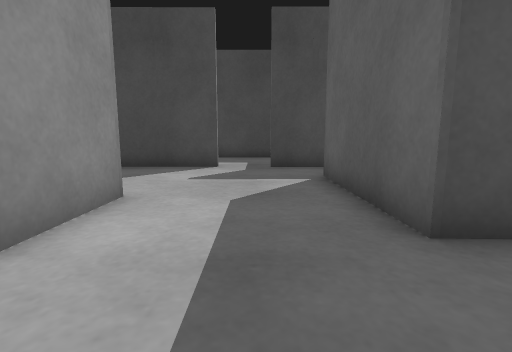
View 1 (above)

24 first-person views from a walk through a robot-simulator world made for Gazebo. The camera is 0.5 m above the floor, tilts 8° down and sees 85° across. The floor is counted in squares, 0.5 m on a side. Each view is taken from the middle of a square. On the plan, view 1 faces up. The plan holds only what a view shows up to about 11 squares ahead; the rest is blank. The place goes on beyond the plan. The robots in the file are not drawn.

View 2
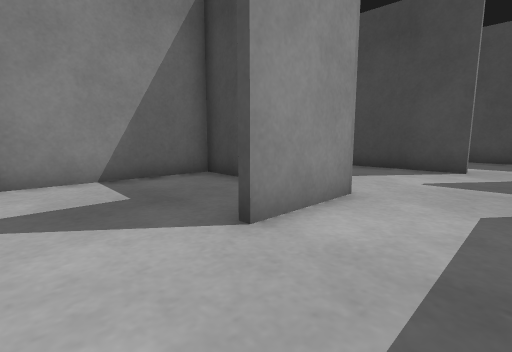

View 3
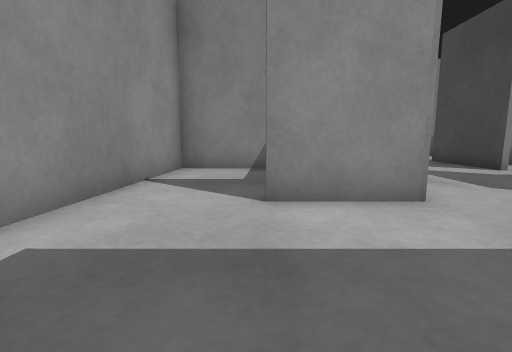

View 4
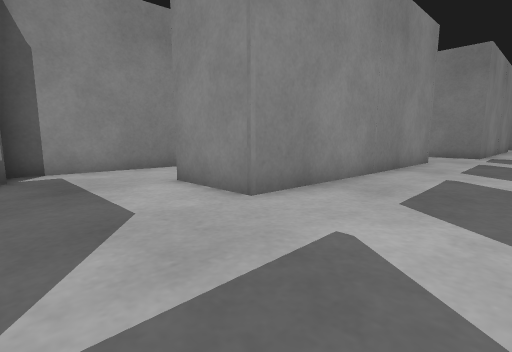

View 5
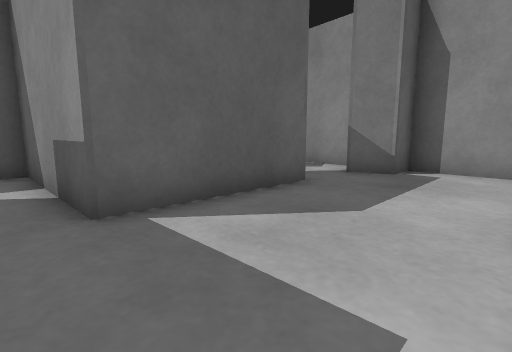

View 6
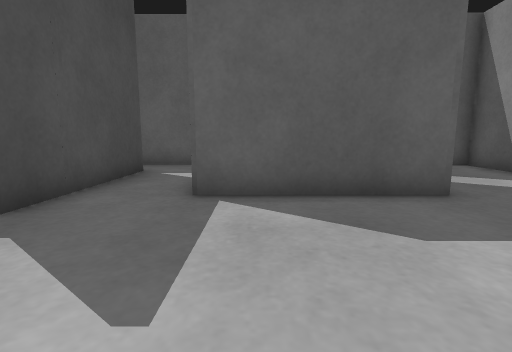

View 7
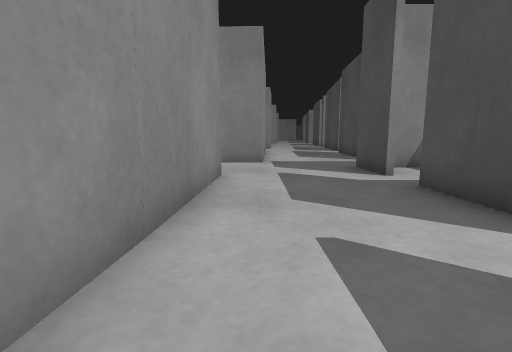

View 8
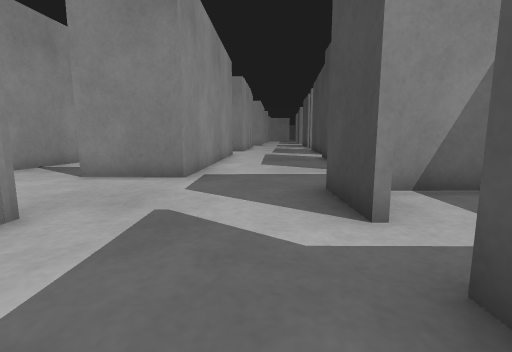

View 9
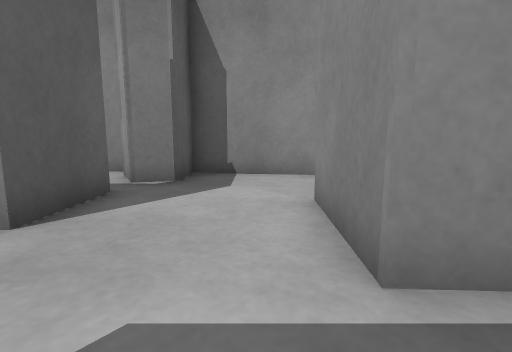

View 10
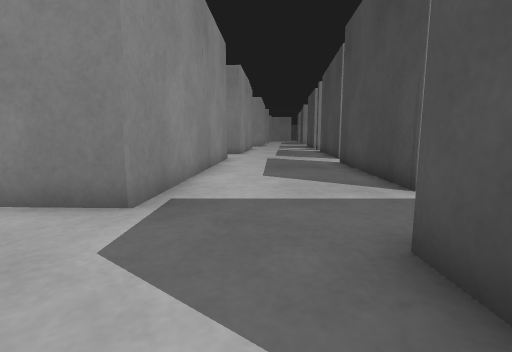

View 11
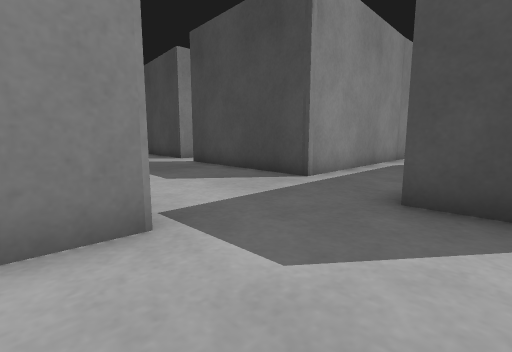

View 12
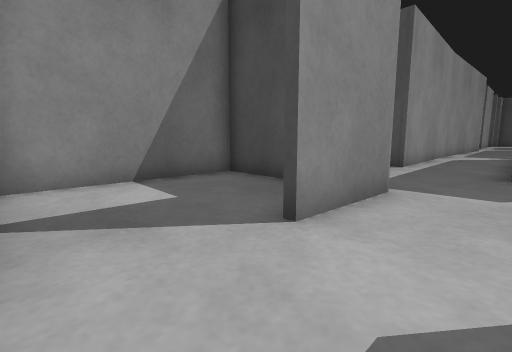

View 13
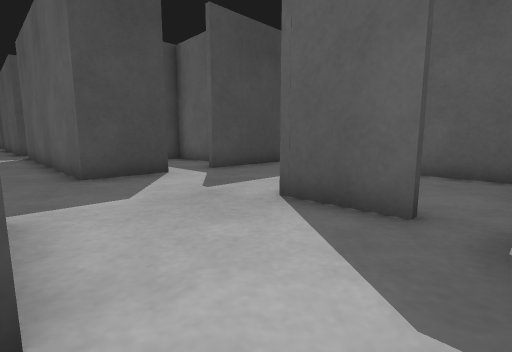

View 14
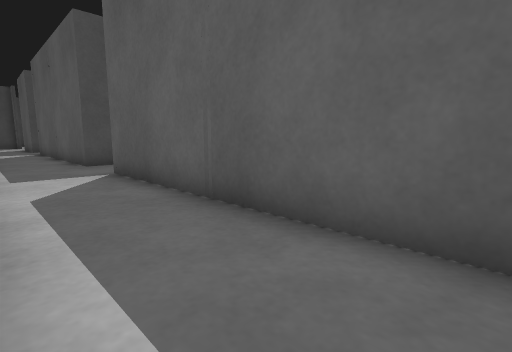

View 15
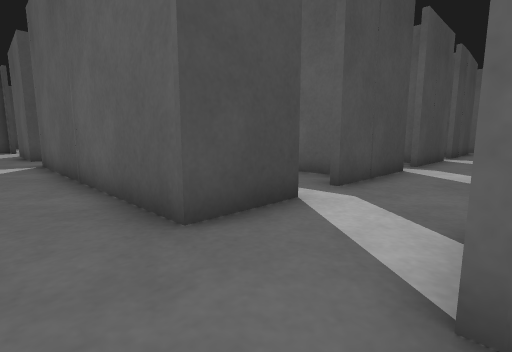

View 16
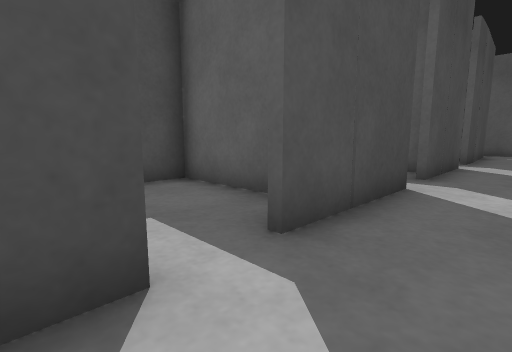

View 17
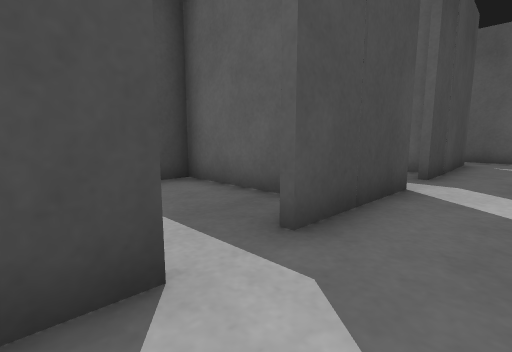

View 18
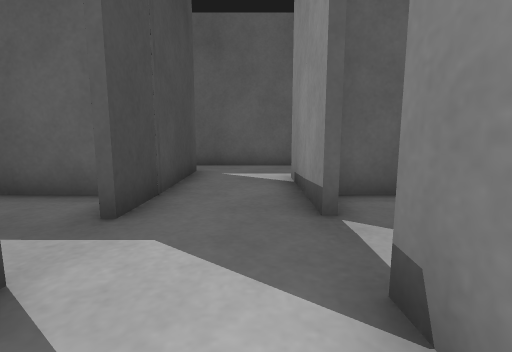

View 19
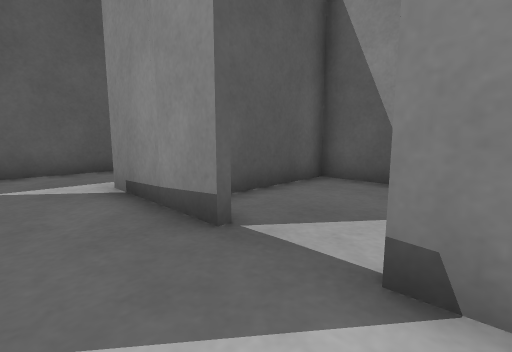

View 20
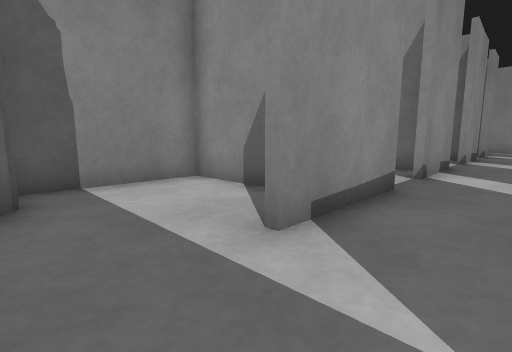

View 21
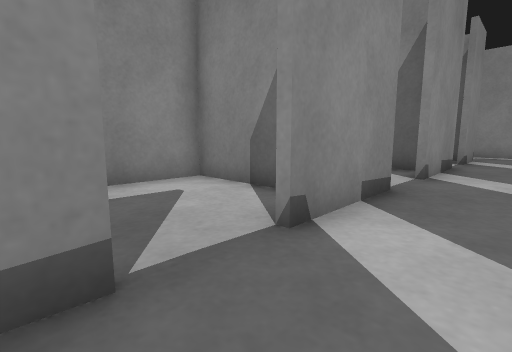

View 22
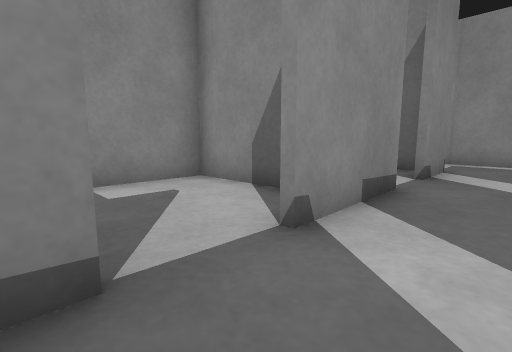

View 23
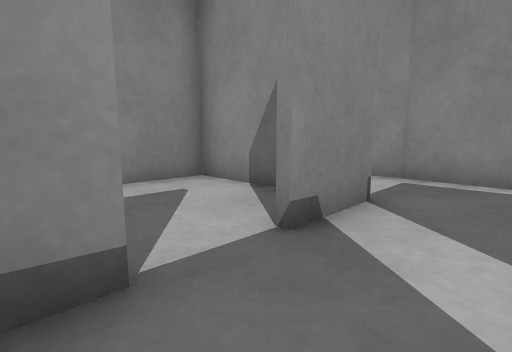

View 24
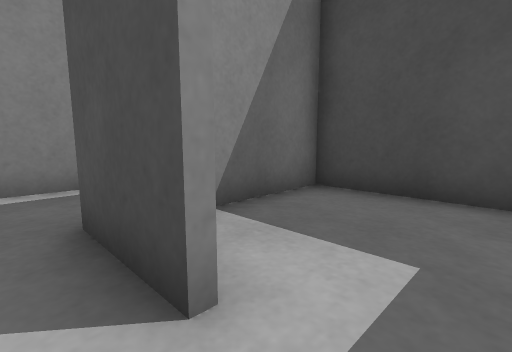

### Floor plan
Ten units are one square. View 1 is at (0, 0); x grows to the right and y downward. Boxes are objects, and circles mark ways between rooms. Rooms are numbered by the first view taken in them; rooms with no view inside come last. Other rooms are left out.
<svg viewBox="-221 -305 294 324">
<path fill="none" stroke="#000" d="M-52 -46 -67 -47M17 -27 17 -71 68 -71 68 -101M-12 -94 -46 -94M-67 -50 -69 4 6 10 6 -1 18 -6M-62 -94 -97 -94M26 11 68 14M53 -94 5 -94M-113 -52 -22 -46 -22 -21M-111 -94 -133 -94M25 -26 17 -27M-162 -178 -161 -109 -216 -113M-133 -94 -134 -182 -113 -182M-161 -214 -162 -177M-112 -207 -134 -207 -134 -298M-215 -66 -148 -63M-113 -29 -113 -52M-147 -6 -122 -3 -122 -17 -113 -19M-148 -63 -149 -35M-189 -11 -147 -6M-171 -62 -194 -63M-193 -66 -194 -12M-31 -175 -31 -139 17 -139 17 -176M-11 -207 -47 -207M4 -182 39 -183M-45 -181 -12 -182M17 -182 37 -182M17 -206 17 -235M-61 -207 -99 -207M20 -163 20 -139 56 -139M53 -207 3 -207M-98 -182 -64 -182M67 -172 67 -212M-132 -175 -132 -139 -111 -139M56 -149 59 -153M-84 -207 -84 -251 -132 -250 -132 -223M-70 -22 -69 -41M-113 -19 -107 -10M-102 1 -97 2M-82 -176 -81 -139 -55 -139"/>
<circle cx="-140" cy="-70" r="3" fill="#2a7"/>
<circle cx="-130" cy="-45" r="3" fill="#2a7"/>
<circle cx="-125" cy="-195" r="3" fill="#2a7"/>
<circle cx="-150" cy="-25" r="3" fill="#2a7"/>
<circle cx="-110" cy="-30" r="3" fill="#2a7"/>
<circle cx="-100" cy="-210" r="3" fill="#2a7"/>
<circle cx="-110" cy="-210" r="3" fill="#2a7"/>
<circle cx="-55" cy="-180" r="3" fill="#2a7"/>
<text x="-20" y="-50">1</text>
<text x="-150" y="-150">2</text>
<text x="-130" y="-30">3</text>
<text x="-170" y="-30">4</text>
<text x="-20" y="-190">5</text>
<text x="-110" y="-230">6</text>
<text x="-90" y="-30">7</text>
<text x="-60" y="-160">8</text>
</svg>
Room 1 opens to room 2. Room 1 opens to room 3. Room 2 opens to room 5. Room 3 opens to room 4. Room 3 opens to room 7. Room 5 opens to room 6. Room 5 opens to room 8.

Where each view was taken, in squares from view 1:
view 1: 0 up, 0 right, facing up
view 2: 0 up, 0 right, facing up-left
view 3: 2 up, 2 right, facing left
view 4: 8 up, 1 right, facing down-left
view 5: 8 up, 2 left, facing down-right
view 6: 6 up, 3 left, facing right
view 7: 6 up, 4 left, facing left
view 8: 8 up, 8 left, facing left
view 9: 8 up, 14 left, facing down
view 10: 8 up, 11 left, facing left
view 11: 5 up, 12 left, facing up-left
view 12: 1 up, 13 left, facing up-left
view 13: 2 up, 15 left, facing up-right
view 14: 10 up, 16 left, facing up-right
view 15: 18 up, 15 left, facing up-right
view 16: 19 up, 12 left, facing up-right
view 17: 19 up, 7 left, facing up-right
view 18: 19 up, 3 left, facing right
view 19: 20 up, 2 left, facing down-right
view 20: 20 up, 6 right, facing down-left
view 21: 20 up, 1 right, facing down-left
view 22: 20 up, 4 left, facing down-left
view 23: 20 up, 9 left, facing down-left
view 24: 20 up, 10 left, facing up-left
